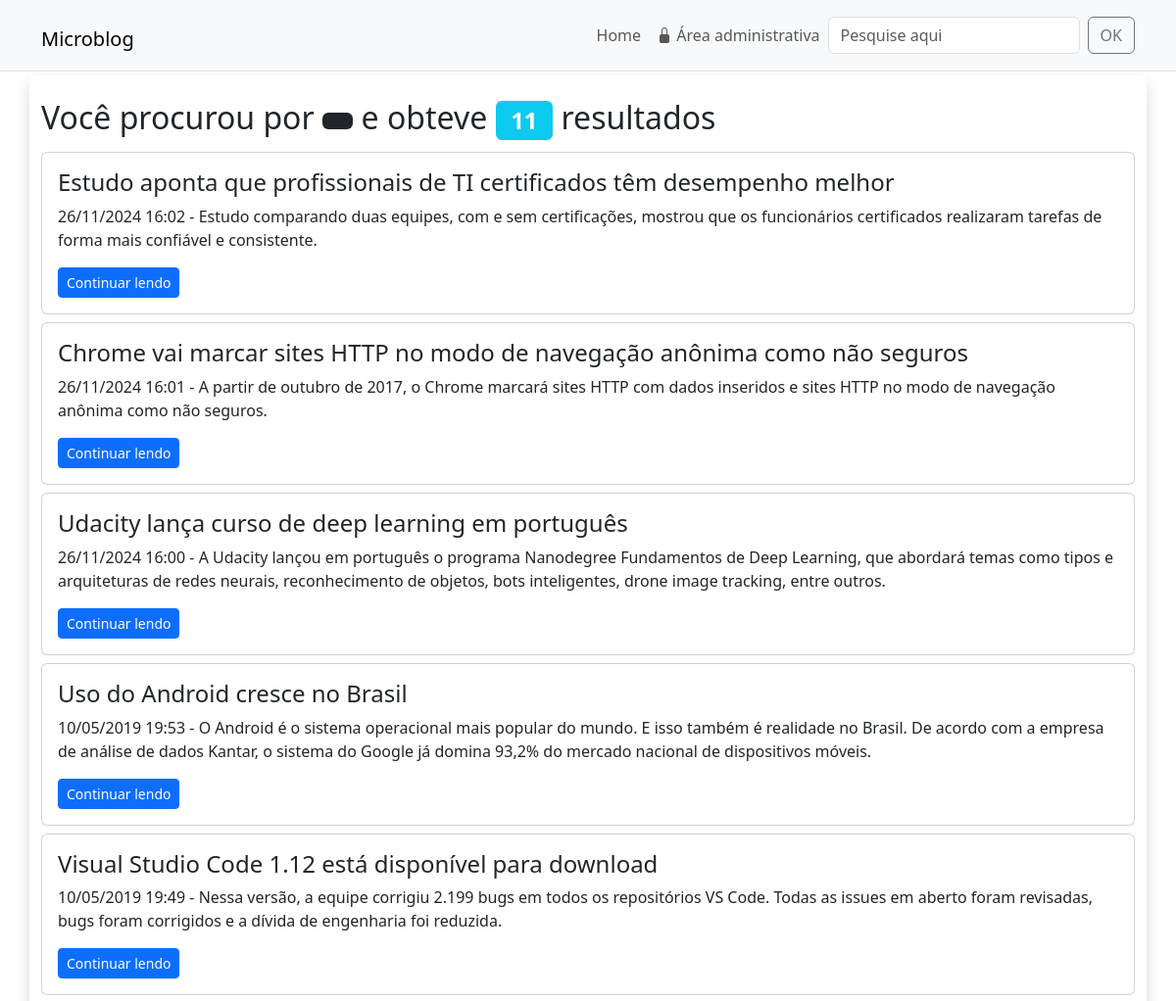
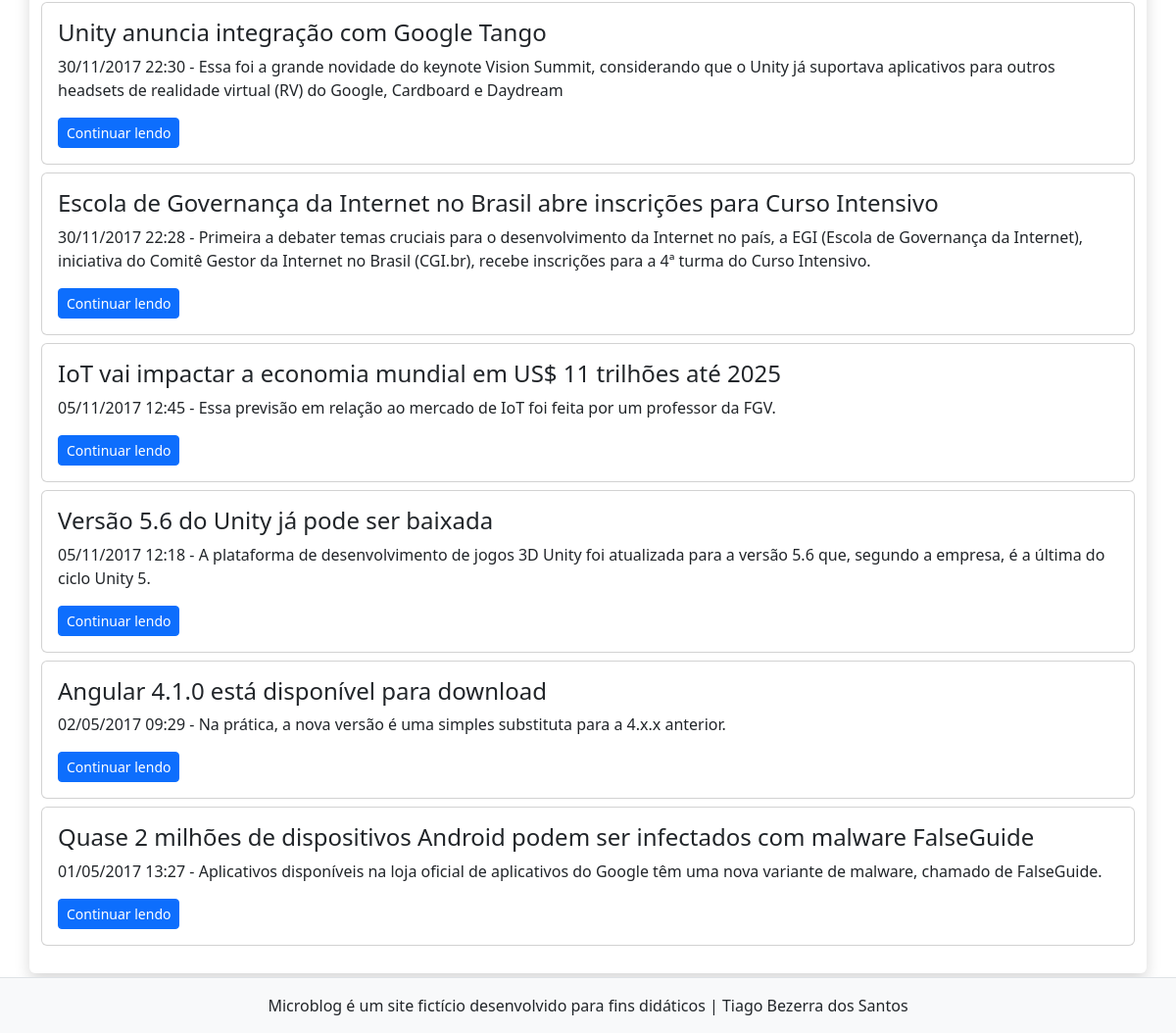
The app's page /resultados.php with its own data (2 pictures, top to bottom).
### tables this page shows
CREATE TABLE `noticias` (
  `id` int(11) NOT NULL,
  `data` datetime NOT NULL DEFAULT current_timestamp(),
  `titulo` varchar(150) NOT NULL,
  `texto` text NOT NULL,
  `resumo` text NOT NULL,
  `imagem` varchar(45) NOT NULL,
  `usuario_id` int(11) NOT NULL
);

### includes/funcoes-noticias.php (called while the page is built, shortened)
<?php
function buscar($conexao, $termoDigitado){
    $sql = "SELECT id, titulo, resumo, data FROM noticias
            WHERE
                titulo LIKE '%$termoDigitado%' OR
                resumo LIKE '%$termoDigitado%' OR
                texto LIKE '%$termoDigitado%'
            ORDER BY data DESC";
    $resultado = executarQuery($conexao, $sql);
    return mysqli_fetch_all($resultado, MYSQLI_ASSOC);
}
function executarQuery($conexao, $sql) {
	$consulta = mysqli_query($conexao, $sql) or die(mysqli_error($conexao));
	return $consulta;
}
function formataData($data){
    return date("d/m/Y H:i", strtotime($data));
}

### resultados.php (the view)
<?php
require "includes/cabecalho.php";
require "includes/funcoes-noticias.php";
$termoDigitado = $_GET['busca'];
$dadosDaBusca = buscar($conexao, $termoDigitado);
?>
<div class="row bg-white rounded shadow my-1 py-4">
    <h2 class="col-12 fw-light">
        Você procurou por
        <span class="badge bg-dark"> <?=$termoDigitado?> </span> e
        obteve <span class="badge bg-info">
            <?=count($dadosDaBusca)?>
        </span> resultados
    </h2>
<?php foreach($dadosDaBusca as $noticia){ ?>
    <div class="col-12 my-1">
        <article class="card">
            <div class="card-body">
                <h3 class="fs-4 card-title fw-light">
                    <?=$noticia['titulo']?>
                </h3>
                <p class="card-text">
                    <time><?=formataData($noticia['data'])?></time> -
                    <?=$noticia['resumo']?>
                </p>
                <a href="noticia.php?id=<?=$noticia['id']?>"
                class="btn btn-primary btn-sm">Continuar lendo</a>
            </div>
        </article>
    </div>
<?php } ?>
</div>
<?php
require "includes/rodape.php";
?>

### records on screen
noticias: titulo "Estudo aponta que profissionais de TI certificados têm desempenho melhor", data "26/11/2024 16:02", resumo "Estudo comparando duas equipes, com e sem certificações, mostrou que os funcionários certificados realizaram tarefas de forma mais confiável e consistente."
noticias: titulo "Chrome vai marcar sites HTTP no modo de navegação anônima como não seguros", data "26/11/2024 16:01", resumo "A partir de outubro de 2017, o Chrome marcará sites HTTP com dados inseridos e sites HTTP no modo de navegação anônima como não seguros."
noticias: titulo "Udacity lança curso de deep learning em português", data "26/11/2024 16:00", resumo "A Udacity lançou em português o programa Nanodegree Fundamentos de Deep Learning, que abordará temas como tipos e arquiteturas de redes neurais, reconhecimento de objetos, bots inteligentes, drone image tracking, entre outros."
noticias: titulo "Uso do Android cresce no Brasil", data "10/05/2019 19:53", resumo "O Android é o sistema operacional mais popular do mundo. E isso também é realidade no Brasil. De acordo com a empresa de análise de dados Kantar, o sistema do Google já domina 93,2% do mercado nacional de dispositivos móveis."
noticias: titulo "Visual Studio Code 1.12 está disponível para download", data "10/05/2019 19:49", resumo "Nessa versão, a equipe corrigiu 2.199 bugs em todos os repositórios VS Code. Todas as issues em aberto foram revisadas, bugs foram corrigidos e a dívida de engenharia foi reduzida."
noticias: titulo "Unity anuncia integração com Google Tango", data "30/11/2017 22:30", resumo "Essa foi a grande novidade do keynote Vision Summit, considerando que o Unity já suportava aplicativos para outros headsets de realidade virtual (RV) do Google, Cardboard e Daydream"
noticias: titulo "Escola de Governança da Internet no Brasil abre inscrições para Curso Intensivo", data "30/11/2017 22:28", resumo "Primeira a debater temas cruciais para o desenvolvimento da Internet no país, a EGI (Escola de Governança da Internet), iniciativa do Comitê Gestor da Internet no Brasil (CGI.br), recebe inscrições para a 4ª turma do Curso Intensivo."
noticias: titulo "IoT vai impactar a economia mundial em US$ 11 trilhões até 2025", data "05/11/2017 12:45", resumo "Essa previsão em relação ao mercado de IoT foi feita por um professor da FGV."
noticias: titulo "Versão 5.6 do Unity já pode ser baixada", data "05/11/2017 12:18", resumo "A plataforma de desenvolvimento de jogos 3D Unity foi atualizada para a versão 5.6 que, segundo a empresa, é a última do ciclo Unity 5."
noticias: titulo "Angular 4.1.0 está disponível para download", data "02/05/2017 09:29", resumo "Na prática, a nova versão é uma simples substituta para a 4.x.x anterior."
noticias: titulo "Quase 2 milhões de dispositivos Android podem ser infectados com malware FalseGuide", data "01/05/2017 13:27", resumo "Aplicativos disponíveis na loja oficial de aplicativos do Google têm uma nova variante de malware, chamado de FalseGuide."

### other values on screen
count($dadosDaBusca) "11"
